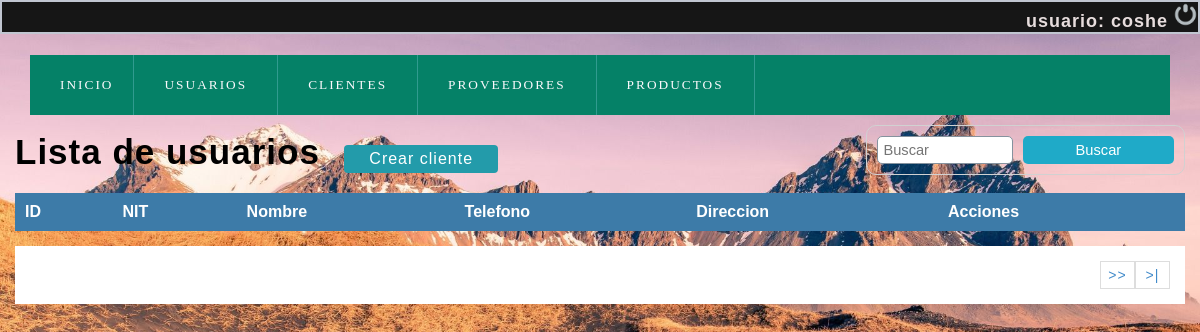
The page /olvidocontraseña/lista_cliente.php (signed in) on the database as committed earlier.
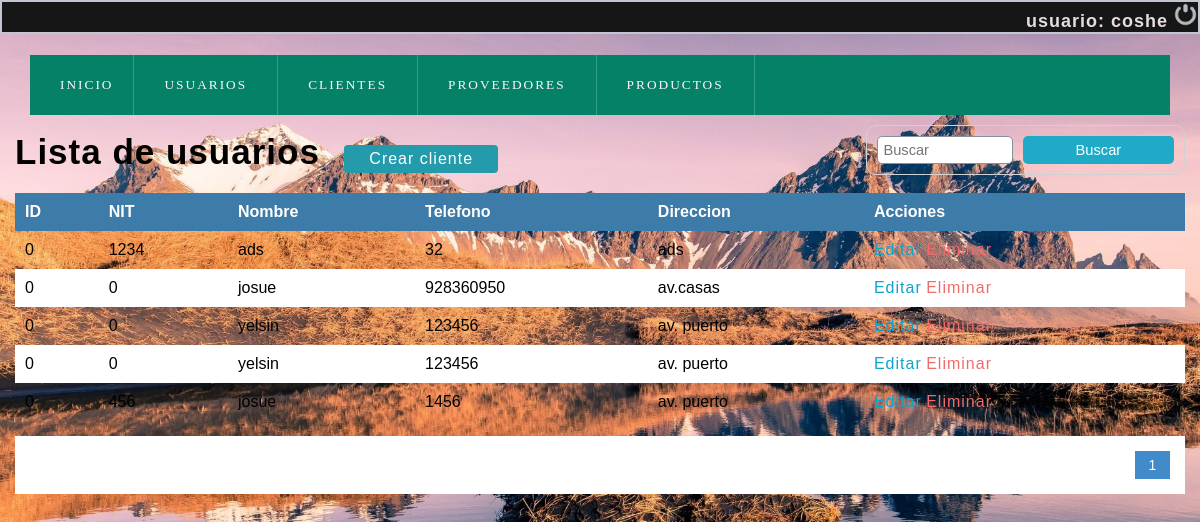
The same page on the database as committed later.
### tables this page shows
CREATE TABLE `cliente` (
  `idcliente` int(11) NOT NULL,
  `nit` int(11) DEFAULT NULL,
  `nombre` varchar(80) DEFAULT NULL,
  `telefono` int(11) DEFAULT NULL,
  `direccion` text DEFAULT NULL,
  `dateadd` datetime NOT NULL DEFAULT current_timestamp()
);

### olvidocontraseña/lista_cliente.php (the view, shortened to what this page needs)
<?php
	include "conexion.php";
 ?>
<!DOCTYPE html>
<html lang="en">
<head>
	<?php include "scripts.php"; ?>
</head>
<body>
	<?php include "index2.php"; ?>
	<section id="container">
		<h1>Lista de usuarios</h1>
		<a href="lista_cliente.php" class="btn_new">Crear cliente</a>
		<form action="buscar_usuario.php" method="get" class="form_search">
			<input type="text" name="busqueda" id="busqueda" placeholder="Buscar">
			<input type="submit" value="Buscar" class="btn_search">
		</form>
		<table>
			<tr>
				<th>ID</th>
				<th>NIT</th>
				<th>Nombre</th>
				<th>Telefono</th>
				<th>Direccion</th>
				<th>Acciones</th>
			</tr>
		<?php
			$sql_registe = mysqli_query($conection,"SELECT COUNT(*) as total_registro FROM cliente");
			$result_register = mysqli_fetch_array($sql_registe);
			$total_registro = $result_register['total_registro'];
			$por_pagina = 5;
			if(empty($_GET['pagina']))
			{
				$pagina = 1;
			}else{
				$pagina = $_GET['pagina'];
			}
			$desde = ($pagina-1) * $por_pagina;
			$total_paginas = ceil($total_registro / $por_pagina);
			$query = mysqli_query($conection,"SELECT * FROM cliente  ORDER BY idcliente ASC LIMIT $desde,$por_pagina
				");
			$result = mysqli_num_rows($query);
			if($result > 0){
				while ($data = mysqli_fetch_array($query)) {
			?>
				<tr>
					<td><?php echo $data["idcliente"]; ?></td>
					<td><?php echo $data["nit"]; ?></td>
					<td><?php echo $data["nombre"]; ?></td>
					<td><?php echo $data["telefono"]; ?></td>
					<td><?php echo $data["direccion"]; ?></td>
					<td>
						<a class="link_edit" href="editar_cliente.php?id=<?php echo $data["idcliente"]; ?>">Editar</a>
						<a class="link_delete" href="eliminar_confirmar_cliente.php?id=<?php echo $data["idcliente"]; ?>">Eliminar</a>
					</td>
				</tr>
		<?php
				}
			}
		 ?>
		</table>
		<div class="paginador">
			<ul>
			<?php
				for ($i=1; $i <= $total_paginas; $i++) {
					if($i == $pagina)
					{
						echo '<li class="pageSelected">'.$i.'</li>';
					}else{
						echo '<li><a href="?pagina='.$i.'">'.$i.'</a></li>';
					}
				}
				if($pagina != $total_paginas)
				{
			 ?>
				<li><a href="?pagina=<?php echo $pagina + 1; ?>">>></a></li>
				<li><a href="?pagina=<?php echo $total_paginas; ?> ">>|</a></li>
			<?php } ?>
			</ul>
		</div>
	</section>
</body>
</html>

Rows that differ between the two databases and show on the page:
added cliente: idcliente "0", nit "1234", nombre "ads", telefono "32", direccion "ads"
added cliente: idcliente "0", nit "0", nombre "josue", telefono "928360950", direccion "av.casas"
added cliente: idcliente "0", nit "0", nombre "yelsin", telefono "123456", direccion "av. puerto"
added cliente: idcliente "0", nit "0", nombre "yelsin", telefono "123456", direccion "av. puerto"
added cliente: idcliente "0", nit "456", nombre "josue", telefono "1456", direccion "av. puerto"
Other text that changed with them:
new list line: "1"
